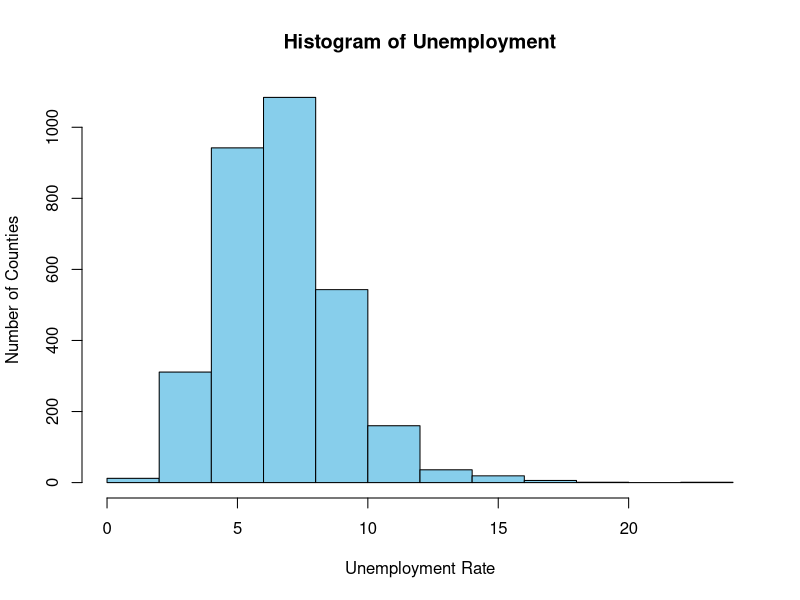
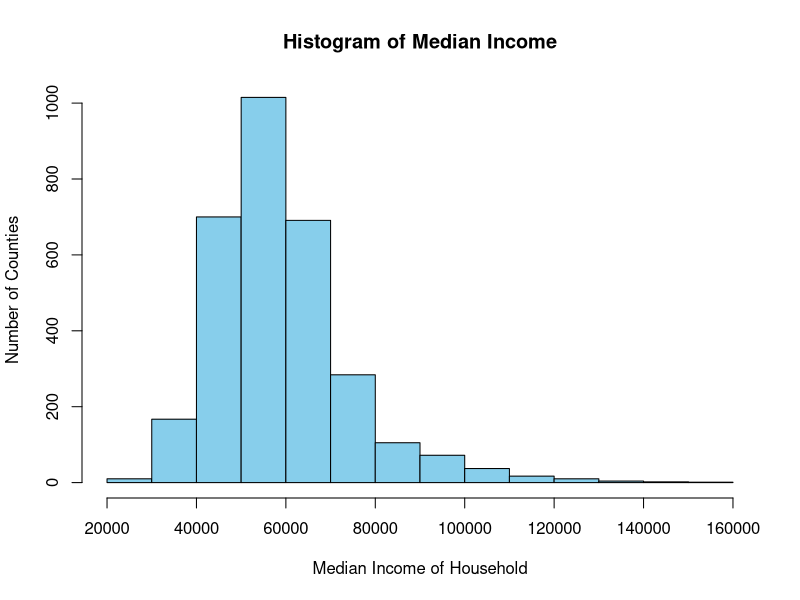
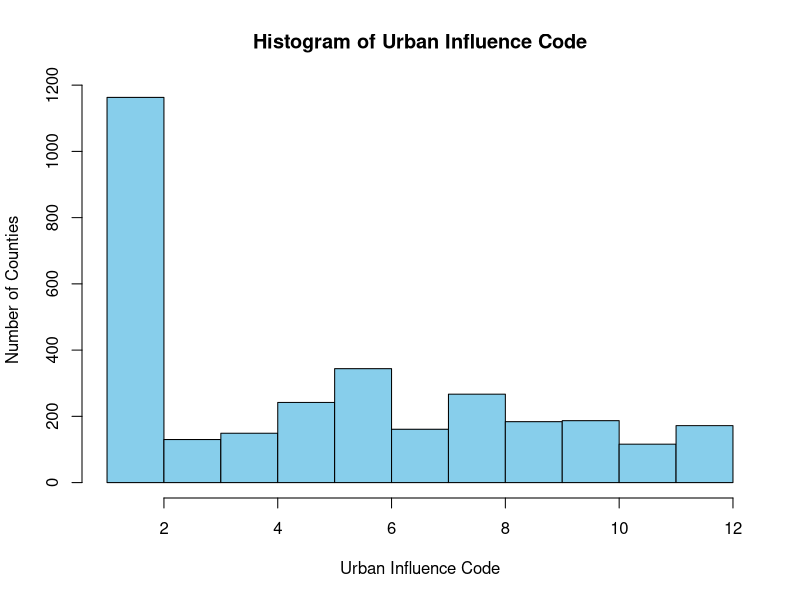
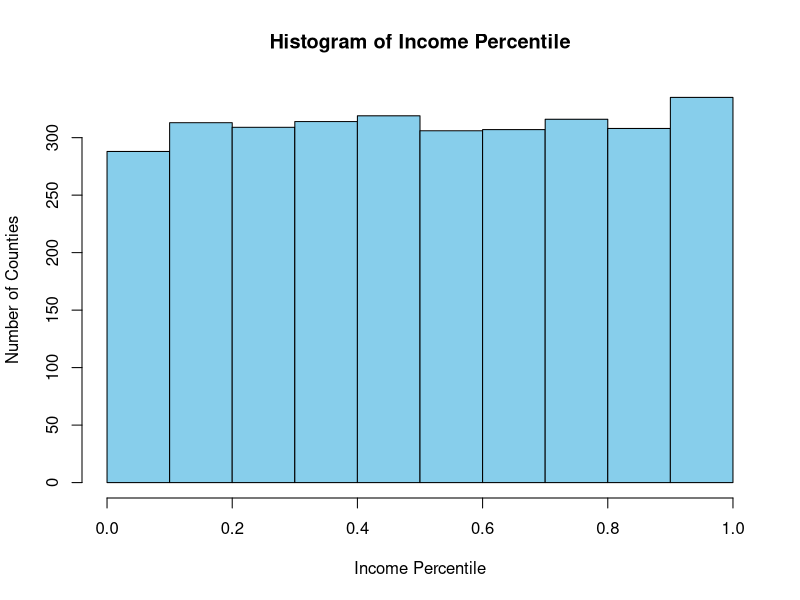
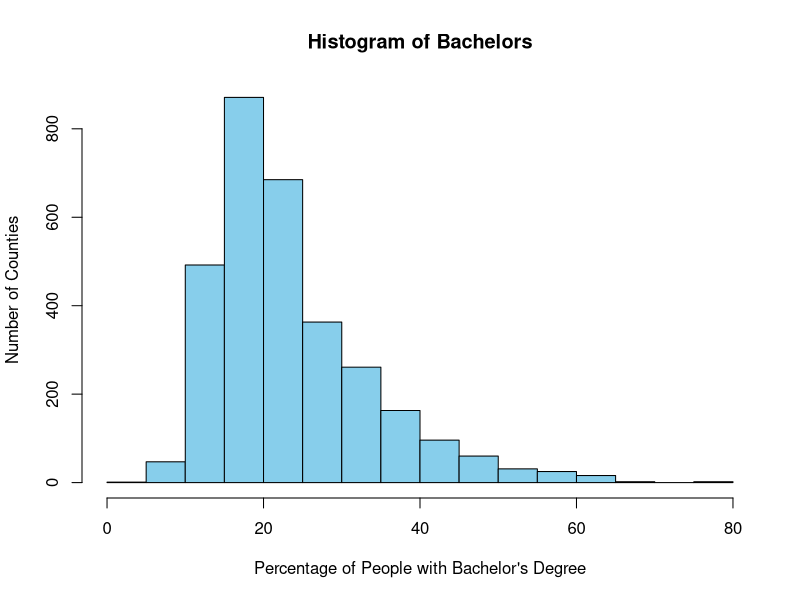
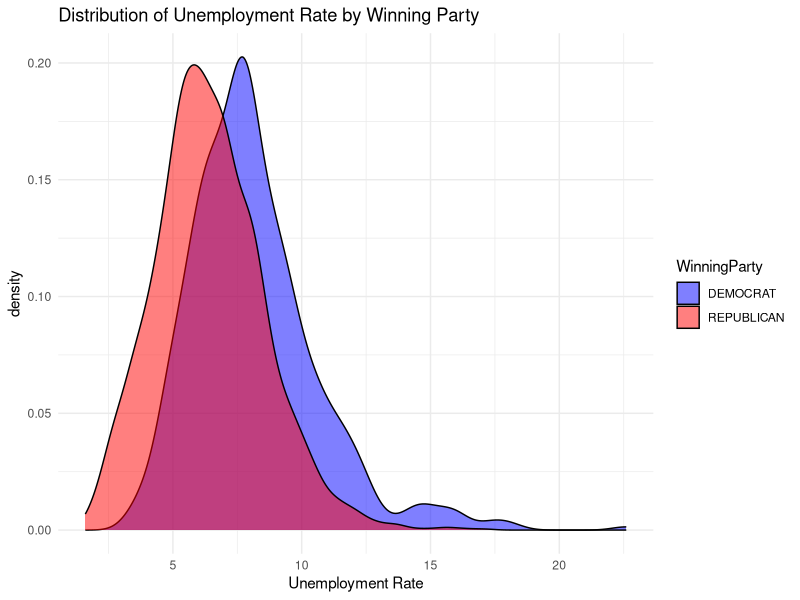
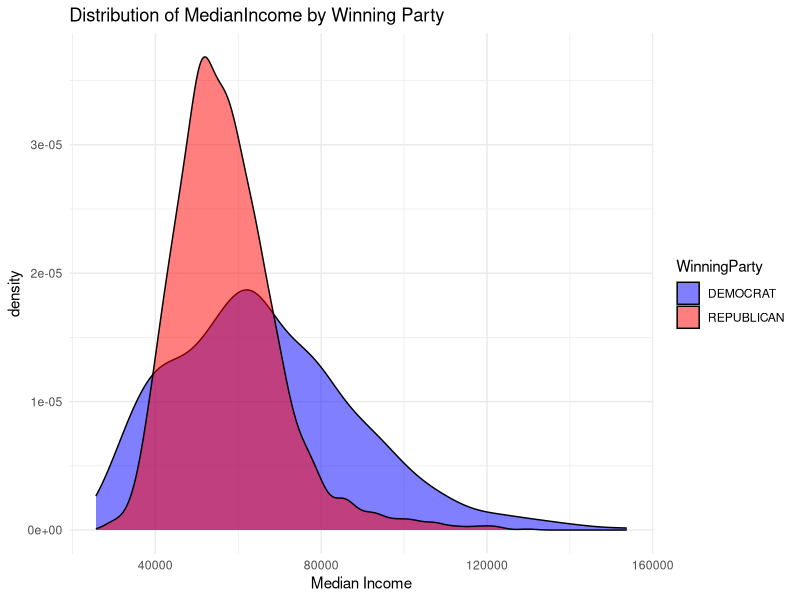
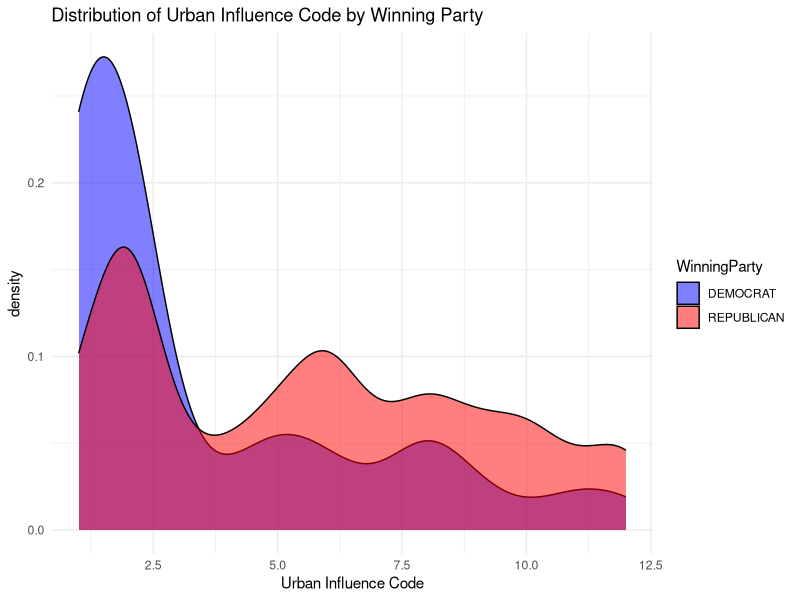

Recreate these plots in R, in order.
## ---- chunk 1
library(tidyr)
library(dplyr)
library(ggplot2)
library(caTools)
## ---- chunk 2
data <- read.csv("socioeconomic_voting.csv")
colnames(data) <- c("State", "County", "FIPS", "Unemployment", "MedianIncome", "UrbanInfluenceCode", "IncomePercentile", "BachelorsPercentage", "WinningParty", "PercentageForDominantParty")
data
## ---- chunk 3
hist(data$Unemployment, main = "Histogram of Unemployment", 
     xlab = "Unemployment Rate", ylab = "Number of Counties",  col = "skyblue", border = "black")

hist(data$MedianIncome, main = "Histogram of Median Income", 
     xlab = "Median Income of Household", ylab = "Number of Counties", col = "skyblue", border = "black")

hist(data$UrbanInfluenceCode, main = "Histogram of Urban Influence Code", 
     xlab = "Urban Influence Code", ylab = "Number of Counties", col = "skyblue", border = "black")

hist(data$IncomePercentile, main = "Histogram of Income Percentile", 
     xlab = "Income Percentile", ylab = "Number of Counties", col = "skyblue", border = "black")

hist(data$BachelorsPercentage, main = "Histogram of Bachelors", 
     xlab = "Percentage of People with Bachelor's Degree", ylab = "Number of Counties", col = "skyblue", border = "black")
## ---- chunk 4
ggplot(data, aes(x = Unemployment, fill = WinningParty)) +
  geom_density(alpha = 0.5) +
  xlab("Unemployment Rate") +
  ggtitle("Distribution of Unemployment Rate by Winning Party") +
  scale_fill_manual(values = c("REPUBLICAN" = "red", "DEMOCRAT" = "blue")) +
  theme_minimal()
## ---- chunk 5
ggplot(data, aes(x = MedianIncome, fill = WinningParty)) +
  geom_density(alpha = 0.5) +
  xlab("Median Income") +
  ggtitle("Distribution of MedianIncome by Winning Party") +
  scale_fill_manual(values = c("REPUBLICAN" = "red", "DEMOCRAT" = "blue")) +
  theme_minimal()
## ---- chunk 6
ggplot(data, aes(x = UrbanInfluenceCode, fill = WinningParty)) +
  geom_density(alpha = 0.5) +
  xlab("Urban Influence Code") +
  ggtitle("Distribution of Urban Influence Code by Winning Party") +
  scale_fill_manual(values = c("REPUBLICAN" = "red", "DEMOCRAT" = "blue")) +
  theme_minimal()
## ---- chunk 7
ggplot(data, aes(x = IncomePercentile, fill = WinningParty)) +
  geom_density(alpha = 0.5) +
  xlab("Income Percentile") +
  ggtitle("Distribution of Income Percentile by Winning Party") +
  scale_fill_manual(values = c("REPUBLICAN" = "red", "DEMOCRAT" = "blue")) +
  theme_minimal()
## ---- chunk 8
ggplot(data, aes(x = BachelorsPercentage, fill = WinningParty)) +
  geom_density(alpha = 0.5) +
  xlab("Bachelors Percentage") +
  ggtitle("Distribution of Bachelors Percentage by Winning Party") +
  scale_fill_manual(values = c("REPUBLICAN" = "red", "DEMOCRAT" = "blue")) +
  theme_minimal()
## ---- chunk 9
data$WinningParty <- ifelse(data$WinningParty == "DEMOCRAT", 1, 0)
## ---- chunk 10
neyman_pearson <- function(list) {
   democratic <- c()
   republican <- c()
   values <- unique(list)
   for (i in 1:length(values)) {
     democratic[i] = 0
     republican[i] = 0
   }
   for (i in 1:nrow(data)) {
     num <- which(values == list[i])
     if (data$WinningParty[i] == 1) {
       democratic[num] <- democratic[num] + 1
     }
     else {
       republican[num] <- republican[num] + 1
     }
     
   }
   df <- data.frame(democratic, republican)
   return(df)
}
print("Unemployment")
chisq.test(neyman_pearson(data$Unemployment))
print("Median Income")
chisq.test(neyman_pearson(data$MedianIncome))
print("Urban Influence Code")
chisq.test(neyman_pearson(data$UrbanInfluenceCode))
print("Bachelors Percentage")
chisq.test(neyman_pearson(data$BachelorsPercentage))
## ---- chunk 11
split <- sample.split(data$WinningParty, SplitRatio = 0.7)
train_data <- subset(data, split == TRUE)
test_data <- subset(data, split == FALSE)
## ---- chunk 12
naive_bayes <- function(unemployment, median, uic, percentile, bachelors, train_data) {
  total_count <- nrow(train_data)
  dem_count <- sum(train_data$WinningParty == 1)
  rep_count <- sum(train_data$WinningParty == 0)
  
  dem_prob <- dem_count / total_count
  rep_prob <- rep_count / total_count
  

  dem_prob <- dem_prob * mean(train_data$Unemployment[train_data$WinningParty == 1] == unemployment)
  rep_prob <- rep_prob * mean(train_data$Unemployment[train_data$WinningParty == 0] == unemployment)
  
  dem_prob <- dem_prob * mean(train_data$MedianIncome[train_data$WinningParty == 1] == median)
  rep_prob <- rep_prob * mean(train_data$MedianIncome[train_data$WinningParty == 0] == median)
  
  dem_prob <- dem_prob * mean(train_data$UrbanInfluenceCode[train_data$WinningParty == 1] == uic)
  rep_prob <- rep_prob * mean(train_data$UrbanInfluenceCode[train_data$WinningParty == 0] == uic)
  
  dem_prob <- dem_prob * mean(train_data$IncomePercentile[train_data$WinningParty == 1] == percentile)
  rep_prob <- rep_prob * mean(train_data$IncomePercentile[train_data$WinningParty == 0] == percentile)
  
  dem_prob <- dem_prob * mean(train_data$BachelorsPercentage[train_data$WinningParty == 1] == bachelors)
  rep_prob <- rep_prob * mean(train_data$BachelorsPercentage[train_data$WinningParty == 0] == bachelors)
  
  if (dem_prob > rep_prob) {
    return(1)
  } else {
    return(0)
  }
}
## ---- chunk 13
counter <- 0
for (i in 1:nrow(test_data)) {
  predicted_party <- naive_bayes(test_data$Unemployment[i],
                                 test_data$MedianIncome[i],
                                 test_data$UrbanInfluenceCode[i],
                                 test_data$IncomePercentile[i],
                                 test_data$BachelorsPercentage[i],
                                 train_data)
  if (predicted_party == test_data$WinningParty[i]) {
    counter <- counter + 1
  }
}

accuracy <- counter / nrow(test_data)
cat("Accuracy:", accuracy, "\n")
## ---- chunk 14
logit_model <- glm(WinningParty ~ Unemployment + MedianIncome + 
                   UrbanInfluenceCode + IncomePercentile + BachelorsPercentage,
                   data = train_data, family = binomial)

summary(logit_model)

test_data$predicted_prob <- predict(logit_model, newdata = test_data, type = "response")

test_data$predicted_party <- ifelse(test_data$predicted_prob > 0.5, 1, 0)

confusion_matrix <- table(test_data$WinningParty, test_data$predicted_party)
print(confusion_matrix)

accuracy <- sum(diag(confusion_matrix)) / sum(confusion_matrix)
cat("Accuracy:", accuracy, "\n")
## ---- chunk 15
test_data$rank <- rank(test_data$predicted_prob)

ggplot(test_data, aes(x = rank, y = predicted_prob)) +
  geom_point(aes(color = as.factor(WinningParty)), alpha = .8, shape = 16, size = 3) +
  xlab("Rank") +
  ylab("Predicted Probability of Winning Party") +
  ggtitle("Predicted Probabilities by Rank") +
  theme_minimal() +
  scale_color_manual(values = c("red", "blue"), 
                     name = "Actual Party",
                     labels = c("Republican", "Democrat"))
